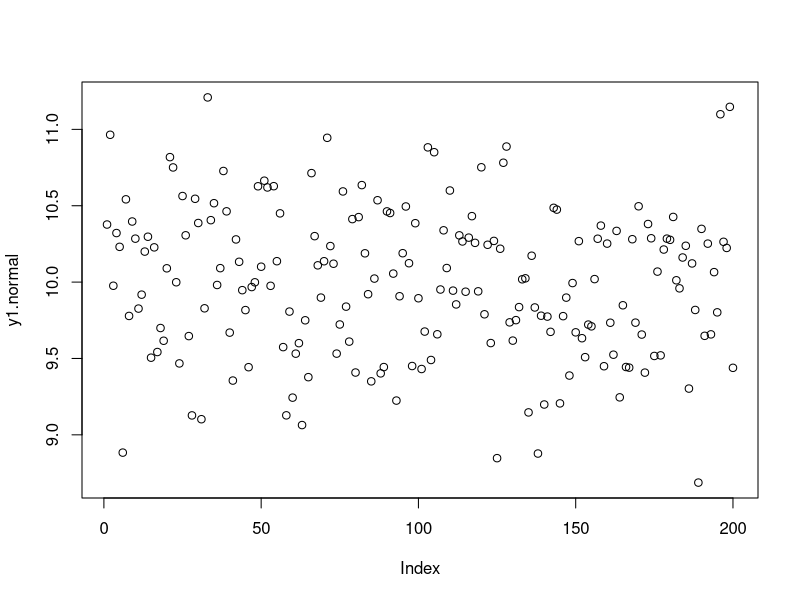

This chart was generated by the following R code:
## ---- chunk 1
knitr::opts_chunk$set(echo = TRUE)
## ---- chunk 2
M<-matrix(1:100,10,10)

number=c(1:10)
factor=c("A","B","C","D","E")
logical=c(TRUE,FALSE,TRUE,FALSE,FALSE)
dataset.1=data.frame(number,factor,logical,M)
knitr::kable(dataset.1)
y1.normal<-rnorm(200,mean=10,sd=0.5)
plot(y1.normal)
